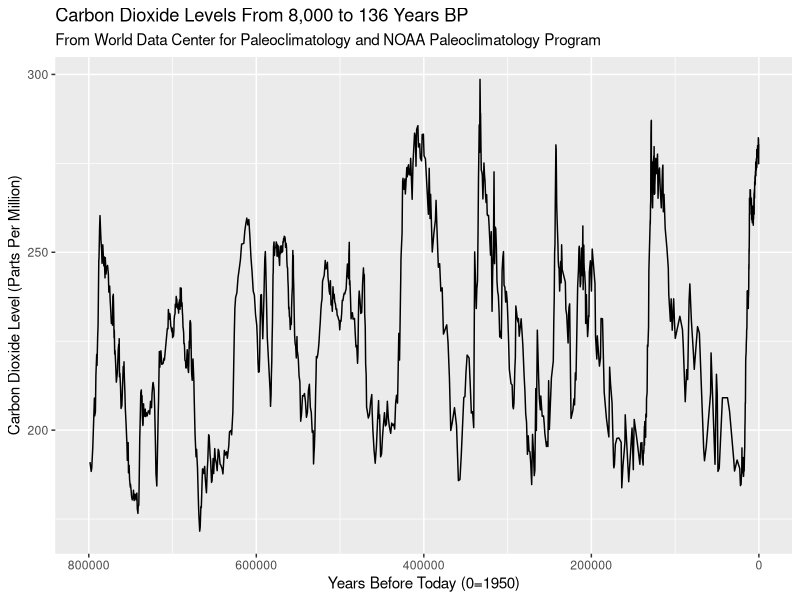
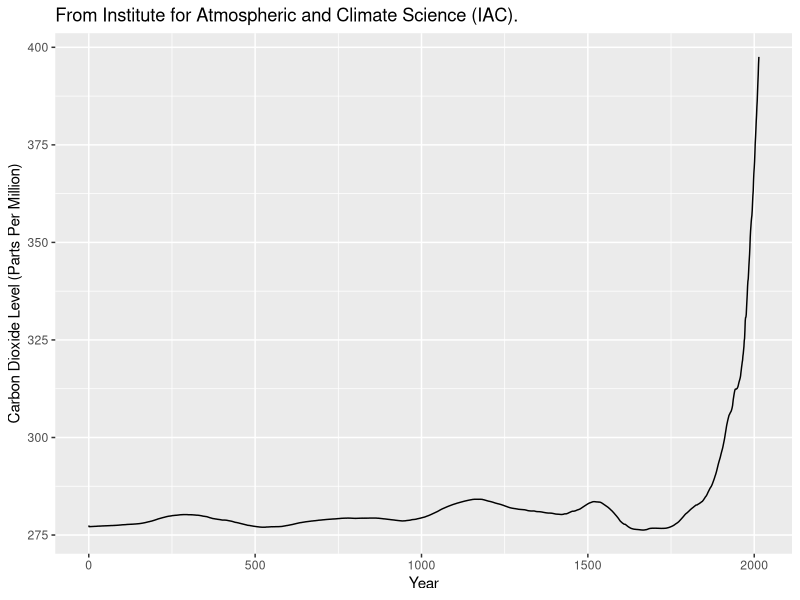
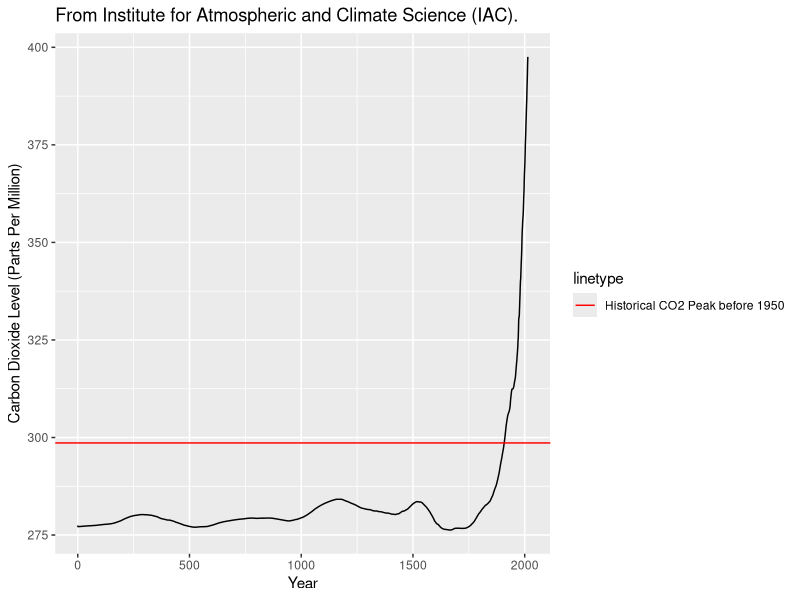

The R script that drew these images, in order:
## ---- chunk 1
# load libraries and data
library(readr)
library(dplyr)
library(ggplot2)
## ---- chunk 2
options(scipen=10000) #removes scientific notation

noaa_data <- read_csv("carbon_dioxide_levels.csv")
head(noaa_data)
## ---- chunk 3
noaa_viz <- ggplot(data = noaa_data, aes(x = Age_yrBP, y = CO2_ppmv)) + 
  geom_line() + 
  labs(title = "Carbon Dioxide Levels From 8,000 to 136 Years BP", subtitle = "From World Data Center for Paleoclimatology and NOAA Paleoclimatology Program", x = "Years Before Today (0=1950)", y = "Carbon Dioxide Level (Parts Per Million)")+ scale_x_reverse(lim=c(800000,0))
noaa_viz
## ---- chunk 4
iac_data <- read_csv("yearly_co2.csv")
head(iac_data)
## ---- chunk 5
iac_viz <- ggplot(data = iac_data, aes(x = year, y = data_mean_global))+
  geom_line()+
  labs(title = "From Institute for Atmospheric and Climate Science (IAC).", x = "Year", y = "Carbon Dioxide Level (Parts Per Million)")

iac_viz
## ---- chunk 6
millenia_max <- max(noaa_data$CO2_ppmv)
millenia_max

## ---- chunk 7
iac_viz + geom_hline(aes(yintercept = millenia_max, linetype = "Historical CO2 Peak before 1950"), color = "red")


